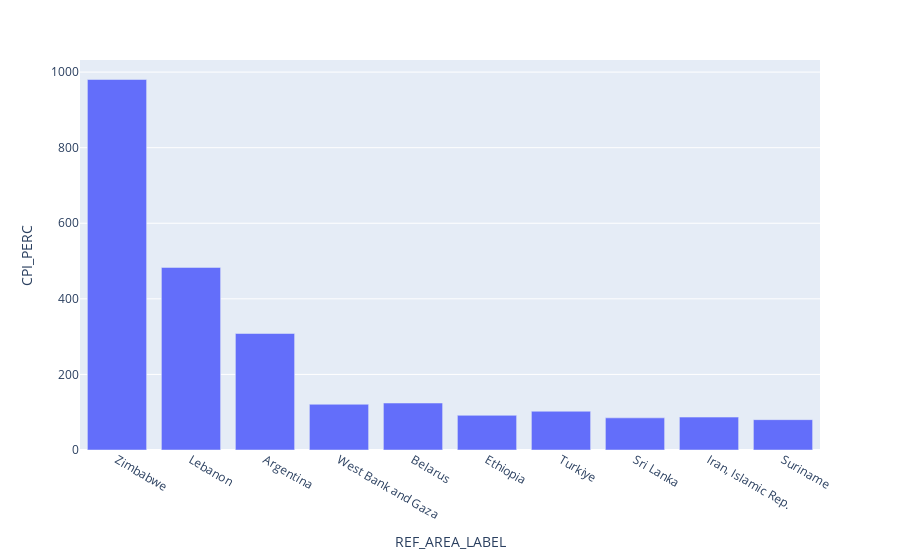

Notebook code for this chart:
### Code cell
Countries_Bar_Chart.show()

### Figure 1 — Plotly figure (JSON) as saved in the notebook; plotly's stock layout.template omitted (floating-point values rounded to 4 significant figures)
{"data": [{"hovertemplate": "REF_AREA_LABEL=%{x}<br>CPI_PERC=%{y}<extra></extra>", "legendgroup": "", "marker": {"color": "#636efa", "pattern": {"shape": ""}}, "name": "", "orientation": "v", "showlegend": false, "textposition": "auto", "type": "bar", "x": ["Zimbabwe", "Lebanon", "Argentina", "West Bank and Gaza", "Belarus", "Ethiopia", "Turkiye", "Sri Lanka", "Iran, Islamic Rep.", "Suriname"], "xaxis": "x", "y": [980.4, 483.1, 308.3, 121.0, 124.3, 91.73, 102.5, 85.06, 87.05, 80.29], "yaxis": "y"}], "layout": {"barmode": "relative", "legend": {"tracegroupgap": 0}, "margin": {"t": 60}, "xaxis": {"anchor": "y", "domain": [0, 1], "title": {"text": "REF_AREA_LABEL"}}, "yaxis": {"anchor": "x", "domain": [0, 1], "title": {"text": "CPI_PERC"}}}}
